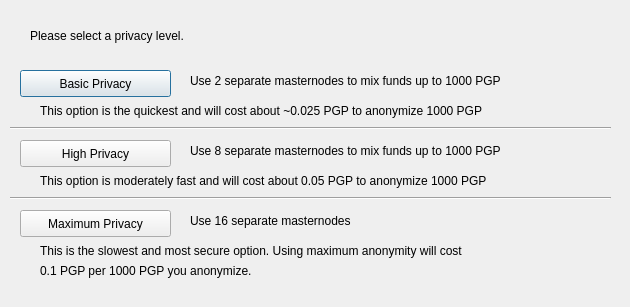
<?xml version="1.0" encoding="UTF-8"?>
<ui version="4.0">
 <class>DarksendConfig</class>
 <widget class="QDialog" name="DarksendConfig">
  <property name="geometry">
   <rect>
    <x>0</x>
    <y>0</y>
    <width>630</width>
    <height>307</height>
   </rect>
  </property>
  <property name="windowTitle">
   <string>Configure Darksend</string>
  </property>
  <widget class="QPushButton" name="buttonBasic">
   <property name="geometry">
    <rect>
     <x>20</x>
     <y>70</y>
     <width>151</width>
     <height>27</height>
    </rect>
   </property>
   <property name="text">
    <string>Basic Privacy</string>
   </property>
  </widget>
  <widget class="QPushButton" name="buttonHigh">
   <property name="geometry">
    <rect>
     <x>20</x>
     <y>140</y>
     <width>151</width>
     <height>27</height>
    </rect>
   </property>
   <property name="text">
    <string>High Privacy</string>
   </property>
  </widget>
  <widget class="QPushButton" name="buttonMax">
   <property name="geometry">
    <rect>
     <x>20</x>
     <y>210</y>
     <width>151</width>
     <height>27</height>
    </rect>
   </property>
   <property name="text">
    <string>Maximum Privacy</string>
   </property>
  </widget>
  <widget class="QLabel" name="label">
   <property name="geometry">
    <rect>
     <x>30</x>
     <y>20</y>
     <width>571</width>
     <height>31</height>
    </rect>
   </property>
   <property name="text">
    <string>Please select a privacy level.</string>
   </property>
  </widget>
  <widget class="QLabel" name="label_2">
   <property name="geometry">
    <rect>
     <x>190</x>
     <y>70</y>
     <width>421</width>
     <height>21</height>
    </rect>
   </property>
   <property name="text">
    <string>Use 2 separate masternodes to mix funds up to 1000 PGP</string>
   </property>
  </widget>
  <widget class="QLabel" name="label_3">
   <property name="geometry">
    <rect>
     <x>190</x>
     <y>140</y>
     <width>411</width>
     <height>21</height>
    </rect>
   </property>
   <property name="text">
    <string>Use 8 separate masternodes to mix funds up to 1000 PGP</string>
   </property>
  </widget>
  <widget class="QLabel" name="label_4">
   <property name="geometry">
    <rect>
     <x>190</x>
     <y>210</y>
     <width>421</width>
     <height>21</height>
    </rect>
   </property>
   <property name="text">
    <string>Use 16 separate masternodes</string>
   </property>
  </widget>
  <widget class="QLabel" name="label_6">
   <property name="geometry">
    <rect>
     <x>40</x>
     <y>100</y>
     <width>561</width>
     <height>21</height>
    </rect>
   </property>
   <property name="text">
    <string>This option is the quickest and will cost about ~0.025 PGP to anonymize 1000 PGP</string>
   </property>
  </widget>
  <widget class="QLabel" name="label_7">
   <property name="geometry">
    <rect>
     <x>40</x>
     <y>170</y>
     <width>561</width>
     <height>21</height>
    </rect>
   </property>
   <property name="text">
    <string>This option is moderately fast and will cost about 0.05 PGP to anonymize 1000 PGP</string>
   </property>
  </widget>
  <widget class="QLabel" name="label_8">
   <property name="geometry">
    <rect>
     <x>40</x>
     <y>240</y>
     <width>561</width>
     <height>21</height>
    </rect>
   </property>
   <property name="text">
    <string>This is the slowest and most secure option. Using maximum anonymity will cost</string>
   </property>
  </widget>
  <widget class="QLabel" name="label_9">
   <property name="geometry">
    <rect>
     <x>40</x>
     <y>260</y>
     <width>561</width>
     <height>21</height>
    </rect>
   </property>
   <property name="text">
    <string>0.1 PGP per 1000 PGP you anonymize.</string>
   </property>
  </widget>
  <widget class="Line" name="line">
   <property name="geometry">
    <rect>
     <x>10</x>
     <y>120</y>
     <width>601</width>
     <height>16</height>
    </rect>
   </property>
   <property name="orientation">
    <enum>Qt::Horizontal</enum>
   </property>
  </widget>
  <widget class="Line" name="line_2">
   <property name="geometry">
    <rect>
     <x>10</x>
     <y>190</y>
     <width>601</width>
     <height>16</height>
    </rect>
   </property>
   <property name="orientation">
    <enum>Qt::Horizontal</enum>
   </property>
  </widget>
 </widget>
 <resources/>
 <connections/>
</ui>
